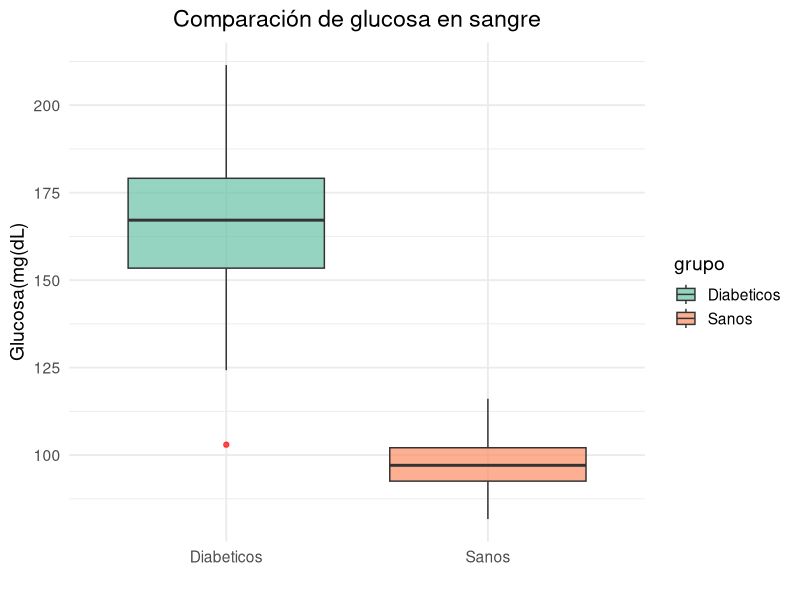
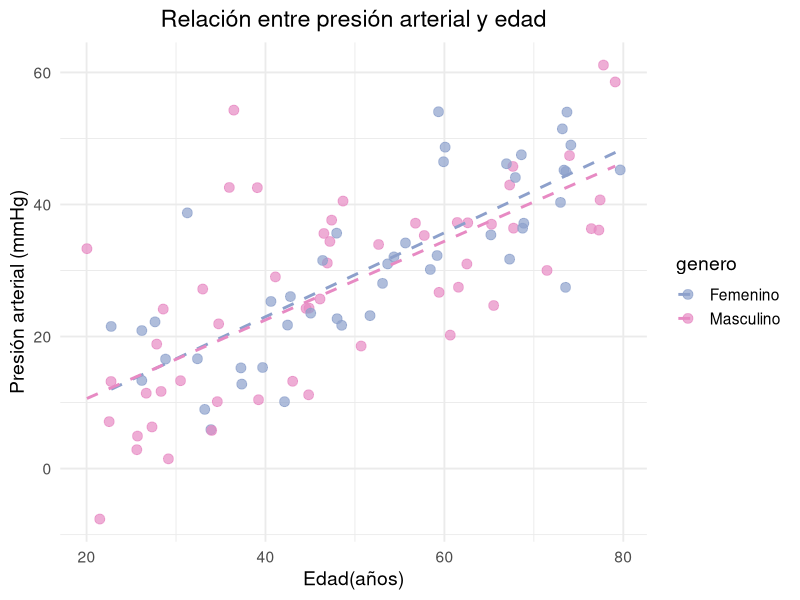

Here is the R script that generated these plots, in order: (Note: this script raises an error after producing the figures.)
# Instalar librerías sino lo están ya
if(!require("ggplot2")) install.packages("ggplot2",dependencies=TRUE)
if(!require("dplyr")) install.packages("dplyr",dependencies=TRUE)

# Cargar librerías
library(ggplot2)
library(dplyr)

# Boxplot glucosa
n <- 50
glucosa_sanos <- rnorm(n,mean=95,sd=10)
glucosa_diabeticos <- rnorm(n,mean=160,sd=20)

df_glucosa <- data.frame(glucosa=c(glucosa_sanos,glucosa_diabeticos),grupo = factor(rep(c("Sanos","Diabeticos"),each=n)))

ggplot(df_glucosa,aes(x=grupo,y=glucosa,fill=grupo))+
geom_boxplot(outlier.color = "red",alpha=0.7) +
scale_fill_manual(values=c("#66c2a5","#fc8d62"))+
labs(title="Comparación de glucosa en sangre",
y="Glucosa(mg(dL)",x="")+
theme_minimal(base_size=14)+
theme(plot.title=element_text(hjust=0.5))

# Dispersión presión vs edad
set.seed(123)
n<-100
edad <- runif(n,20,80)
genero <- sample(c("Femenino","Masculino"),n,replace=TRUE)
presion <- 0.6*edad+rnorm(n,0,10)

df_presion <- data.frame(edad=edad,presion=presion,genero=genero)

ggplot(df_presion,aes(x=edad,y=presion,color=genero))+
geom_point(size=3,alpha=0.7)+
geom_smooth(method="lm",se=FALSE,linetype="dashed")+
scale_color_manual(values=c("Femenino" = "#8da0cb","Masculino"="#e78ac3"))+
labs(title="Relación entre presión arterial y edad",
x="Edad(años)",y="Presión arterial (mmHg)")+
theme_minimal(base_size=14)+
theme(plot.title=element_text(hjust=0.5))

# Scatter plot
ggplot(data, aes(x = Glucosa, y = Presion, color = Tratamiento)) +
geom_point(size = 3, alpha = 0.7) +
scale_color_brewer(palette = "Set2")+
labs(title = "Glucosa vs Presion", x = "Glucosa", y = "Presión") + 
theme_minimal() +
# Leyenda
legend.position = right
